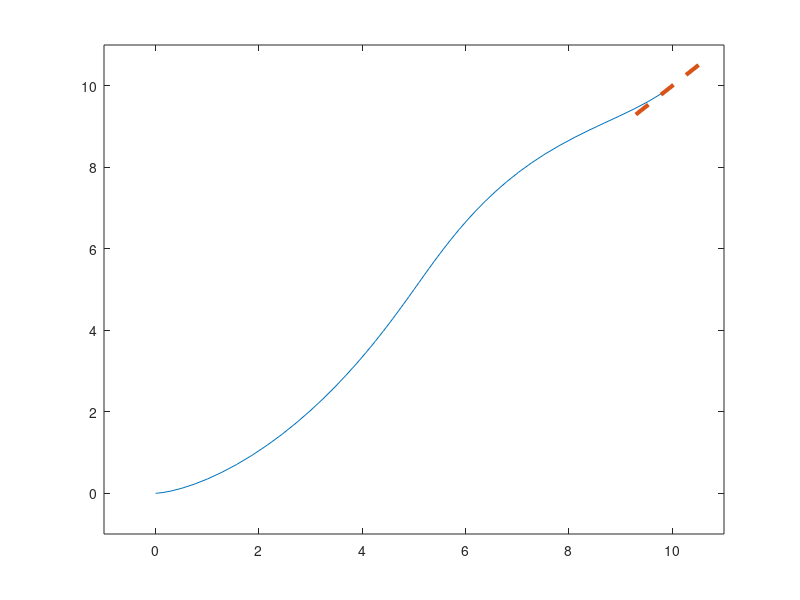

Recreate this plot in MATLAB.
load('data','x_vector','y_vector','theta_vector');
[x,y,theta] = deal(x_vector,y_vector,theta_vector);

len = 1;
for i = 1:1:51
    X = [x(i) - len*cos(deg2rad(theta(i))), x(i) + len*cos(deg2rad(theta(i)))];
    Y = [y(i) - len*sin(deg2rad(theta(i))), y(i) + len*sin(deg2rad(theta(i)))];
    plot(x,y,X,Y,'--');
    set(findobj(gca, 'Type', 'Line', 'Linestyle', '--'), 'LineWidth', 3);
    axis([-1 11 -1 11]);
    drawnow;
    pause(0.1);
end
